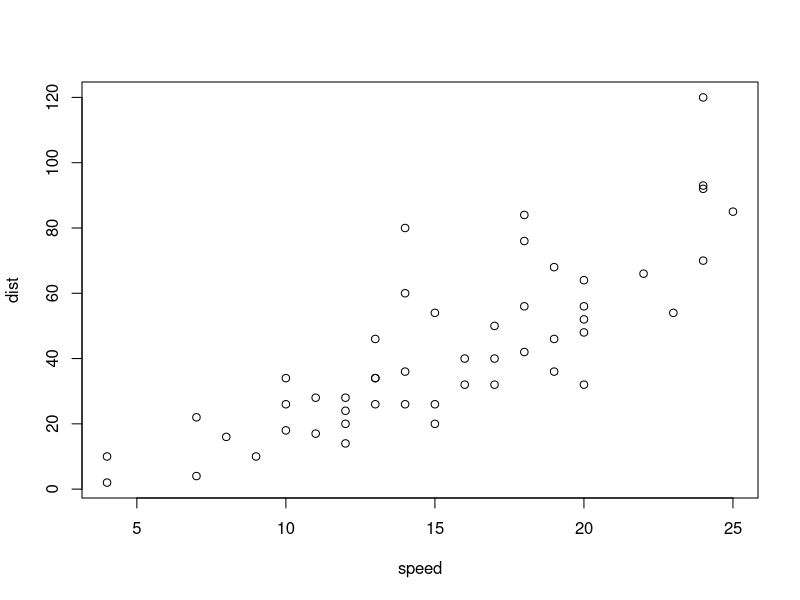
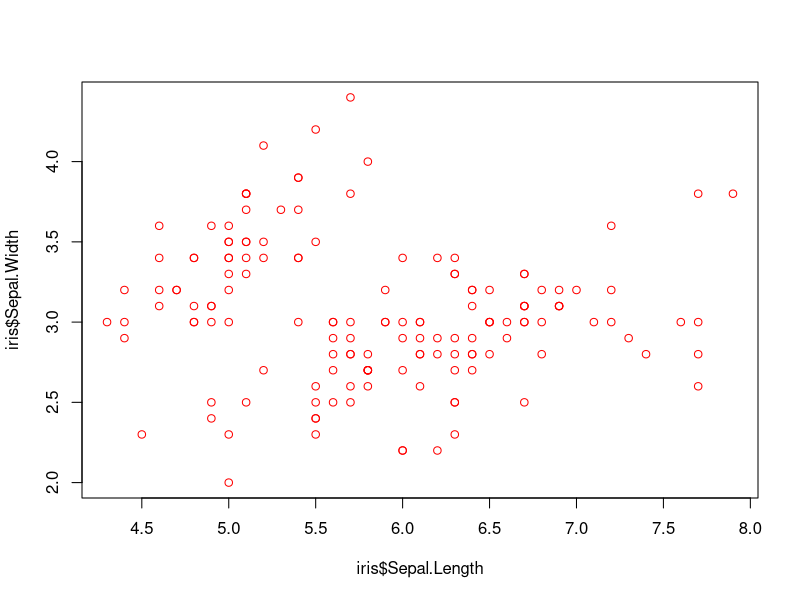

Here is the R script that generated these plots, in order:
## ---- chunk 1
plot(cars)
## ---- chunk 2
plot(iris$Sepal.Length, iris$Sepal.Width, col="red")

